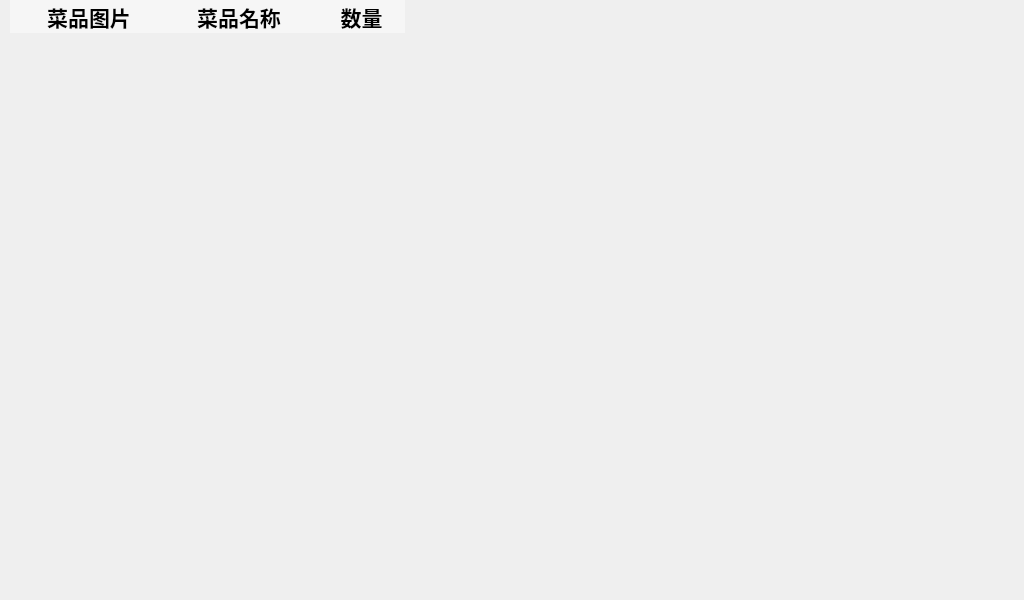
<?xml version="1.0" encoding="UTF-8"?>
<ui version="4.0">
 <class>SelectedDishDisplay</class>
 <widget class="QWidget" name="SelectedDishDisplay">
  <property name="geometry">
   <rect>
    <x>0</x>
    <y>0</y>
    <width>1024</width>
    <height>600</height>
   </rect>
  </property>
  <property name="font">
   <font>
    <family>黑体</family>
    <pointsize>16</pointsize>
   </font>
  </property>
  <property name="windowTitle">
   <string>SelectedDishDisplay</string>
  </property>
  <widget class="QLabel" name="label">
   <property name="geometry">
    <rect>
     <x>10</x>
     <y>0</y>
     <width>158</width>
     <height>33</height>
    </rect>
   </property>
   <property name="palette">
    <palette>
     <active>
      <colorrole role="Base">
       <brush brushstyle="SolidPattern">
        <color alpha="255">
         <red>204</red>
         <green>232</green>
         <blue>207</blue>
        </color>
       </brush>
      </colorrole>
      <colorrole role="Window">
       <brush brushstyle="SolidPattern">
        <color alpha="255">
         <red>246</red>
         <green>246</green>
         <blue>246</blue>
        </color>
       </brush>
      </colorrole>
     </active>
     <inactive>
      <colorrole role="Base">
       <brush brushstyle="SolidPattern">
        <color alpha="255">
         <red>204</red>
         <green>232</green>
         <blue>207</blue>
        </color>
       </brush>
      </colorrole>
      <colorrole role="Window">
       <brush brushstyle="SolidPattern">
        <color alpha="255">
         <red>246</red>
         <green>246</green>
         <blue>246</blue>
        </color>
       </brush>
      </colorrole>
     </inactive>
     <disabled>
      <colorrole role="Base">
       <brush brushstyle="SolidPattern">
        <color alpha="255">
         <red>246</red>
         <green>246</green>
         <blue>246</blue>
        </color>
       </brush>
      </colorrole>
      <colorrole role="Window">
       <brush brushstyle="SolidPattern">
        <color alpha="255">
         <red>246</red>
         <green>246</green>
         <blue>246</blue>
        </color>
       </brush>
      </colorrole>
     </disabled>
    </palette>
   </property>
   <property name="font">
    <font>
     <family>黑体</family>
     <pointsize>16</pointsize>
     <weight>75</weight>
     <bold>true</bold>
    </font>
   </property>
   <property name="autoFillBackground">
    <bool>true</bool>
   </property>
   <property name="text">
    <string>菜品图片</string>
   </property>
   <property name="alignment">
    <set>Qt::AlignCenter</set>
   </property>
  </widget>
  <widget class="QLabel" name="label_1">
   <property name="geometry">
    <rect>
     <x>160</x>
     <y>0</y>
     <width>158</width>
     <height>33</height>
    </rect>
   </property>
   <property name="palette">
    <palette>
     <active>
      <colorrole role="Base">
       <brush brushstyle="SolidPattern">
        <color alpha="255">
         <red>204</red>
         <green>232</green>
         <blue>207</blue>
        </color>
       </brush>
      </colorrole>
      <colorrole role="Window">
       <brush brushstyle="SolidPattern">
        <color alpha="255">
         <red>246</red>
         <green>246</green>
         <blue>246</blue>
        </color>
       </brush>
      </colorrole>
     </active>
     <inactive>
      <colorrole role="Base">
       <brush brushstyle="SolidPattern">
        <color alpha="255">
         <red>204</red>
         <green>232</green>
         <blue>207</blue>
        </color>
       </brush>
      </colorrole>
      <colorrole role="Window">
       <brush brushstyle="SolidPattern">
        <color alpha="255">
         <red>246</red>
         <green>246</green>
         <blue>246</blue>
        </color>
       </brush>
      </colorrole>
     </inactive>
     <disabled>
      <colorrole role="Base">
       <brush brushstyle="SolidPattern">
        <color alpha="255">
         <red>246</red>
         <green>246</green>
         <blue>246</blue>
        </color>
       </brush>
      </colorrole>
      <colorrole role="Window">
       <brush brushstyle="SolidPattern">
        <color alpha="255">
         <red>246</red>
         <green>246</green>
         <blue>246</blue>
        </color>
       </brush>
      </colorrole>
     </disabled>
    </palette>
   </property>
   <property name="font">
    <font>
     <family>黑体</family>
     <pointsize>16</pointsize>
     <weight>75</weight>
     <bold>true</bold>
    </font>
   </property>
   <property name="autoFillBackground">
    <bool>true</bool>
   </property>
   <property name="text">
    <string>菜品名称</string>
   </property>
   <property name="alignment">
    <set>Qt::AlignCenter</set>
   </property>
  </widget>
  <widget class="QLabel" name="label_2">
   <property name="geometry">
    <rect>
     <x>318</x>
     <y>0</y>
     <width>87</width>
     <height>33</height>
    </rect>
   </property>
   <property name="palette">
    <palette>
     <active>
      <colorrole role="Base">
       <brush brushstyle="SolidPattern">
        <color alpha="255">
         <red>204</red>
         <green>232</green>
         <blue>207</blue>
        </color>
       </brush>
      </colorrole>
      <colorrole role="Window">
       <brush brushstyle="SolidPattern">
        <color alpha="255">
         <red>246</red>
         <green>246</green>
         <blue>246</blue>
        </color>
       </brush>
      </colorrole>
     </active>
     <inactive>
      <colorrole role="Base">
       <brush brushstyle="SolidPattern">
        <color alpha="255">
         <red>204</red>
         <green>232</green>
         <blue>207</blue>
        </color>
       </brush>
      </colorrole>
      <colorrole role="Window">
       <brush brushstyle="SolidPattern">
        <color alpha="255">
         <red>246</red>
         <green>246</green>
         <blue>246</blue>
        </color>
       </brush>
      </colorrole>
     </inactive>
     <disabled>
      <colorrole role="Base">
       <brush brushstyle="SolidPattern">
        <color alpha="255">
         <red>246</red>
         <green>246</green>
         <blue>246</blue>
        </color>
       </brush>
      </colorrole>
      <colorrole role="Window">
       <brush brushstyle="SolidPattern">
        <color alpha="255">
         <red>246</red>
         <green>246</green>
         <blue>246</blue>
        </color>
       </brush>
      </colorrole>
     </disabled>
    </palette>
   </property>
   <property name="font">
    <font>
     <family>黑体</family>
     <pointsize>16</pointsize>
     <weight>75</weight>
     <bold>true</bold>
    </font>
   </property>
   <property name="autoFillBackground">
    <bool>true</bool>
   </property>
   <property name="text">
    <string>数量</string>
   </property>
   <property name="alignment">
    <set>Qt::AlignCenter</set>
   </property>
  </widget>
 </widget>
 <layoutdefault spacing="6" margin="11"/>
 <resources/>
 <connections/>
</ui>
